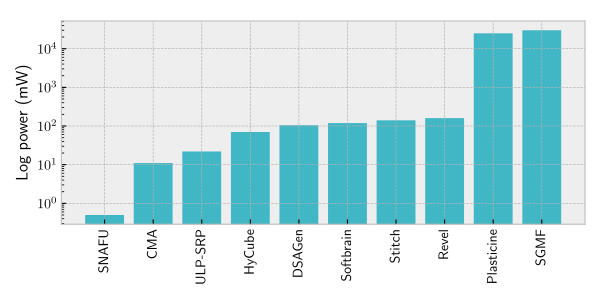

Source code (Python):
import argparse
import math
import os
import matplotlib as mpl
if os.environ.get('DISPLAY','') == '':
	print('no display found. Using non-interactive Agg backend')
	mpl.use('Agg')
import matplotlib.pyplot as plt
import matplotlib.style as style
import matplotlib.patches as patches
from matplotlib.ticker import ScalarFormatter
plt.rc('text', usetex=True)
mpl.rcParams['pdf.fonttype'] = 42
mpl.rcParams['ps.fonttype'] = 42
style.use('bmh')

data = {
	# 'flow' : 0.5,
	'panic' : 0.5,
	# 'manic' : 0.5,
	# 'msp430' : 3,
	# 'elm' : 28,
	'cma': 11,
	'ulp_srp': 22,
	'hycube' : 70,
	'dsagen' : 105,
	'softbrain' : 119.3,
	'stich' : 140,
	'revel' : 160,
	'plasticine' : 25000,
	'sgmf': 30000
}

lmap = {
	# 'flow' : 'RipTide',
	'panic' : 'SNAFU',
	# 'manic' : 'MANIC*',
	# 'msp430' : 'MSP430',
	# 'elm' : 'ELM',
	'cma': 'CMA',
	'ulp_srp': 'ULP-SRP',
	'hycube' : 'HyCube',
	'dsagen' : 'DSAGen',
	'softbrain' : 'Softbrain',
	'stich' : 'Stitch',
	'revel' : 'Revel',
	'plasticine' : 'Plasticine',
	'sgmf' : 'SGMF'
}

def main(args):
	labels = []
	ticks = []
	fig = plt.figure(figsize=(6,3))
	for i, k in enumerate(data):
		v = data[k]
		plt.bar(i, v, color='#41b6c4')
		labels.append(k)
		ticks.append(i)

	labels = [lmap[k] for k in labels]
	plt.xticks(ticks, labels, rotation=90)
	plt.yscale('log')
	plt.ylabel('Log power (mW)')
	plt.tight_layout(rect=[0, 0, 1, 0.98], w_pad=0.05)

	if args.dest:
		plt.savefig(args.dest)
	elif args.show:
		plt.show()

if __name__ == '__main__':
	parser = argparse.ArgumentParser()
	parser.add_argument(
		'--dest',
		type=str,
		help='Destination')
	parser.add_argument(
		'--show',
		action='store_true',
		help='Show graph')
	args = parser.parse_args()
	main(args)
